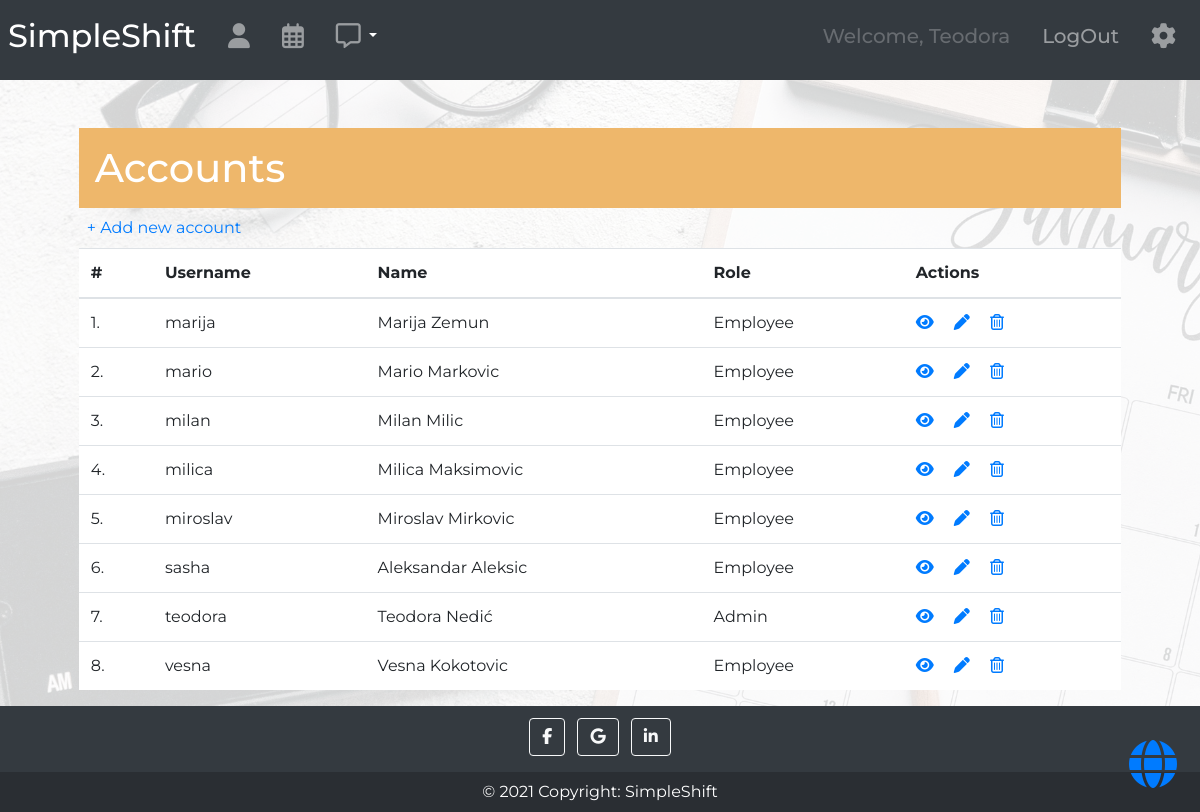
Page /employees/ (signed in) on the committed database.
### shifts/models/employee_model.py (models this page shows, shortened)
class Employee(SimpleEmailConfirmationUserMixin, AbstractUser):
    job = models.ManyToManyField('Job', blank=True, related_name='employees')
    is_admin = models.BooleanField(default=False)
    is_employee = models.BooleanField(default=False)
    is_logged = models.BooleanField(default=False)
    def account_status(self):
        if self.is_employee:
            return 'Employee'
        elif self.is_admin:
            return 'Admin'
        elif not self.is_active:
            return 'Not assigned'

### shifts/views/employee_views.py (the view)
# urls.py: path('employees/', EmployeeListView.as_view(), name='employee_list'),
class EmployeeListView(LoginRequiredMixin, AdminRequiredMixin, generic.ListView):
    template_name = 'shifts/employee_list.html'
    queryset = Employee.objects.all().order_by('is_active', 'username')

### shifts/mixins.py (called while the page is built)
    def dispatch(self, request, *args, **kwargs):
        if request.user.is_employee:
            return redirect("shifts:shift_list")
        return super().dispatch(request, *args, **kwargs)

### shifts/templates/shifts/employee_list.html (shortened to what this page needs)
{% extends 'base.html' %}
{% block content %}
<div class="row justify-content-center container-fluid m-0">
    <div class="col-11">
        <h1 class="m-0 mt-5 p-3 text-white" style="background-color:#eeb76b;">Accounts</h1>
        <div class="p-2"><a href="{% url 'employee_create' %}">+ Add new account</a></div>
            <table class="table table-hover bg-white table-counter">
                <thead>
                <tr>
                    <th>#</th>
                    <th scope="col">Username</th>
                    <th scope="col">Name</th>
                    <th scope="col">Role</th>
                    <th scope="col">Actions</th>
                </tr>
                </thead>
                <tbody>
                {% for employee in employee_list %}
                {% if employee.is_active %}
                <tr>
                    <td></td>
                    <td >{{ employee.username }}</td>
                    <td>{{ employee.first_name }} {{ employee.last_name }}</td>
                    <td>{{ employee.account_status }}</td>
                    <td>
                        <a title='Details' href="{% url 'employee_detail' pk=employee.pk %}"><i class="fas fa-eye"></i></a>
                        <a title='Edit' href="{% url 'employee_update' pk=employee.pk %}"><i class="fas fa-pen ml-3 mr-3"></i></a>
                        <a title='Remove' href="{% url 'employee_delete' pk=employee.pk %}"><i class="far fa-trash-alt"></i></a>
                </tr>
                    {% endif %}
                {% endfor %}
                </tbody>
            </table>
    </div>
</div>
{% endblock %}

### templates/navbar.html (shortened to what this page needs)
{% load notifications_tags %}
<nav class="navbar navbar-expand-lg navbar-dark bg-dark p-2">
  <a class="navbar-brand" href="{% url 'home' %}"><h2>SimpleShift</h2></a>
  <div class="collapse navbar-collapse" id="navbarToggler">
    {% if user.is_authenticated %}
    <ul class="navbar-nav mr-auto mt-2 mt-lg-0">
        <li class="nav-item p-2">
            <a class="nav-link" title='Profile' href="{% url 'employee_detail' pk=user.pk %}"><h5><i class="fas fa-user fa-lg"></i></h5></a>
        </li>
        <li class="nav-item p-2">
            <a class="nav-link" title='Shift schedule' href="{% url 'shifts:shift_list' %}"><h5><i class="far fa-calendar-alt fa-lg"></i></h5></a>
        </li>
         <li class="nav-item pt-2 pb-2 pl-2">
             <a  href="{% url 'shifts:notice' %}" class="nav-link notification" title='Notifications'>
                     <h5><i class="far fa-comment-alt fa-lg"></i></h5>
             </a>
         </li>
             <li class="nav-item pt-3 pb-2 dropdown show" style="cursor:pointer;color:white;">
                 <a class="dropdown-toggle" id="dropdownMenuLink" data-toggle="dropdown" aria-haspopup="true" aria-expanded="false"></a>
             </li>
    </ul>
    {% endif %}
    <ul class="navbar-nav ml-auto mt-2 mt-lg-0">
        {% if user.is_authenticated %}
        <li class="nav-item p-2">
            <a class="nav-link disabled"><h5>Welcome, {{ user.first_name }}</h5></a>
        </li>
        <li class="nav-item p-2">
            <a class="nav-link" href="{% url 'logout' %}"><h5>LogOut</h5></a>
        </li>
        {% endif %}
         {% if user.is_admin %}
        <li class="nav-item p-2">
            <a class="nav-link" title='Settings' onclick="openNav()"><h5><i class="fas fa-cog fa-lg"></i></h5></a>
        </li>
        {% endif %}
    </ul>
  </div>
</nav>

### static/css/master.css (style rules this page uses)
html, body { height: 100%; font-family: 'Montserrat', sans-serif; }
body { display: flex; flex-direction: column; }
.table-counter { counter-reset: row-num-1; }
.table-counter tr { counter-increment: row-num; }
.table-counter tr td:first-child::before { content: counter(row-num) ". "; }
.notification { position: relative; display: inline-block; }

### rows in the picture
Employee: first_name "Teodora", username "teodora", last_name "Nedić", account_status "Admin"
Employee: username "marija", first_name "Marija", last_name "Zemun", account_status "Employee"
Employee: username "mario", first_name "Mario", last_name "Markovic", account_status "Employee"
Employee: username "milan", first_name "Milan", last_name "Milic", account_status "Employee"
Employee: username "milica", first_name "Milica", last_name "Maksimovic", account_status "Employee"
Employee: username "miroslav", first_name "Miroslav", last_name "Mirkovic", account_status "Employee"
Employee: username "sasha", first_name "Aleksandar", last_name "Aleksic", account_status "Employee"
Employee: username "vesna", first_name "Vesna", last_name "Kokotovic", account_status "Employee"
